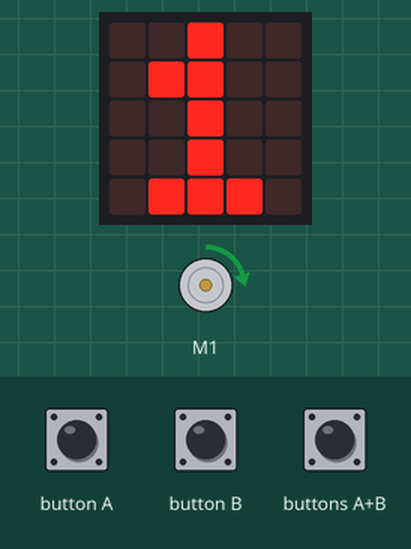
A program run on a simulated BBC micro:bit (MakeCode). Parts: the board's 5×5 LED display, DC motor (green arrow = forward, orange = backward, longer = faster). The test bench sets the inputs (shaded band).

Above: at 1.8 s.
1.9 s: button B pressed for 0.15 s
At 3.0 s:
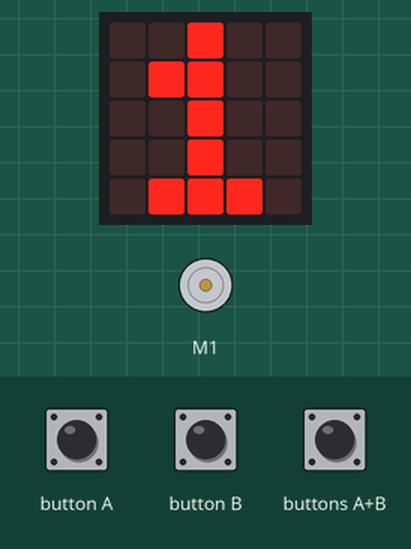
3.5 s: buttons A+B pressed for 0.15 s
At 4.2 s:
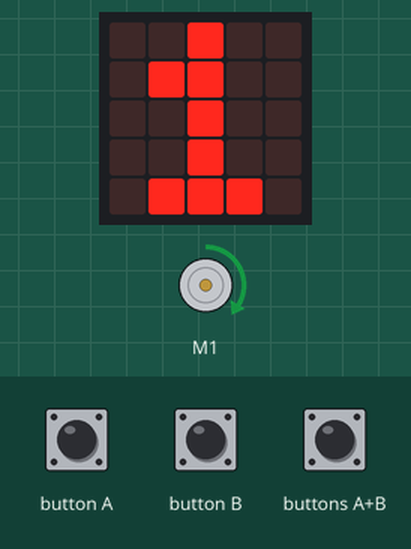
Timing chart, 0 to 34.4 s (numbered marks = the images above; inputs shaded):
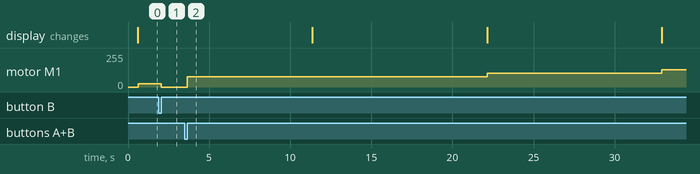

Measured:
- after the input at 1.9 s, motor M1: forward 26/255 → stopped after 0.15 s

The program:

main.ts
```typescript
input.onButtonPressed(Button.A, function () {
    leistung += 0
})
input.onButtonPressed(Button.AB, function () {
    kitronik_motor_driver.motorOn(kitronik_motor_driver.Motors.Motor1, kitronik_motor_driver.MotorDirection.Forward, 30)
})
input.onButtonPressed(Button.B, function () {
    kitronik_motor_driver.motorOff(kitronik_motor_driver.Motors.Motor1)
    leistung = 20
})
let leistung = 0
basic.showIcon(IconNames.Heart)
leistung = 0
basic.forever(function () {
    leistung += 10
    leistung = leistung % 70
    kitronik_motor_driver.motorOn(kitronik_motor_driver.Motors.Motor1, kitronik_motor_driver.MotorDirection.Forward, leistung)
    basic.showNumber(leistung / 10)
    basic.pause(10000)
})
```

test.ts
```typescript
// Hier kann man Tests durchführen; diese Datei wird nicht kompiliert, wenn dieses Paket als Erweiterung verwendet wird.
```
